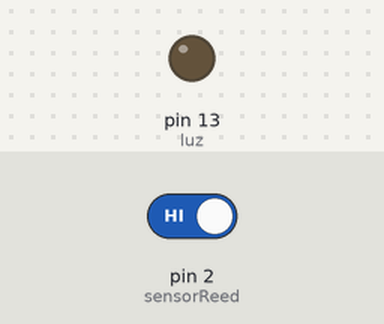
A sketch run on a simulated Arduino Uno, built with avr-gcc and run on an emulated ATmega328P. On the bench: output pins drawn as LEDs (lit = HIGH). The test bench sets the inputs (shaded band); at power-on: pin 2 (sensorReed) HIGH. What the sketch prints to the serial monitor is not drawn.

Above: at 1.2 s.
1.3 s: pin 2 (sensorReed) driven LOW
At 1.9 s:
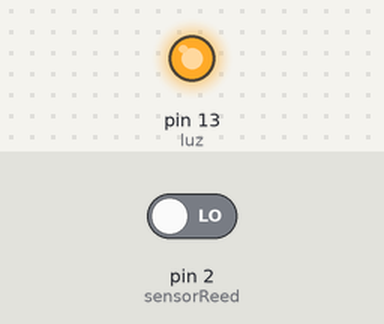
Timing chart, 0 to 4.3 s (numbered marks = the images above; inputs shaded):
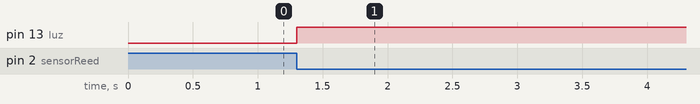

The sketch:

controlIluminacion.ino
```cpp
/*Control iluminación tras apertura de puerta.
  Controlar el encendido de una lámpara colocada en un vestíbulo, de tal forma de que cuando se abra la puerta de entrada esta permanezca encendida 1 minuto.
  Si la lampara esta encendida y se vuelve a abrir la puerta el tiempo se reiniciará.
  Si se deja la puerta abierta la lámpara siempre estará encendida.
*/
int luz = 13;
int sensorReed = 2;
int encendido = 0;
int segundos = 0;
int tiempo = 60;
unsigned long tiempoPrevio = 0;

void setup() {
  pinMode(luz, OUTPUT);
  pinMode(sensorReed, INPUT);
  Serial.begin(9600);
}

void loop() {
  if (digitalRead(sensorReed) == LOW) {
    digitalWrite(luz, HIGH);
    encendido = 1;
    delay(200);
  }
  if (encendido == 1) {
    for (segundos = 0; segundos < tiempo; segundos ++) {
      tiempoPrevio = millis();
      //retardo de 1s, que finaliza si se activa el sensor reed(puerta cerrada)
      while (millis() - tiempoPrevio < 1000 && digitalRead(sensorReed) == HIGH ) {}
      Serial.print(segundos);
      if (digitalRead(sensorReed) == LOW) { // si se vuelve a abrir la puerta se reinicia el tiempo
        segundos = 0;
      }
    }
    if (digitalRead(sensorReed) == HIGH) { //en este punto ya debieron haber pasado los 60s y si la puerta está cerrada se deberia apagar la luz y reiniciar el tiempo.
      digitalWrite(luz, LOW);
      segundos = 0;
    }
  }
}
```

Measured:
- after the input at 1.3 s, pin 13 (luz): LOW → HIGH at once
